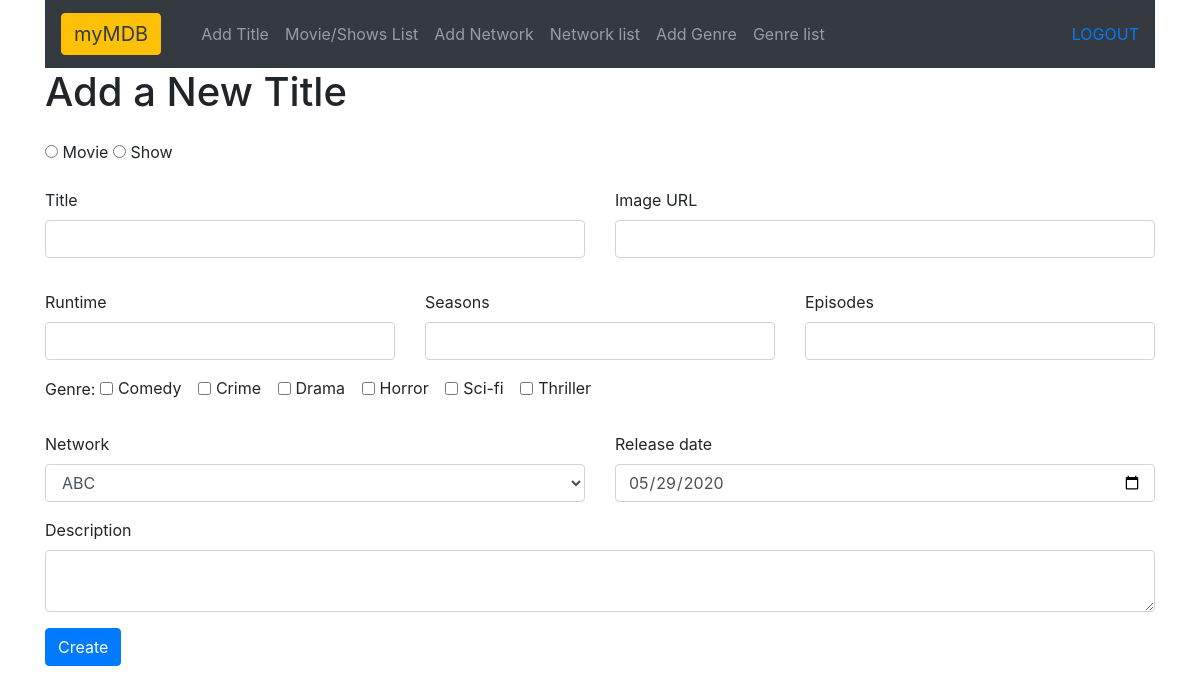
The page /shows/add (signed in) on the database as committed earlier.
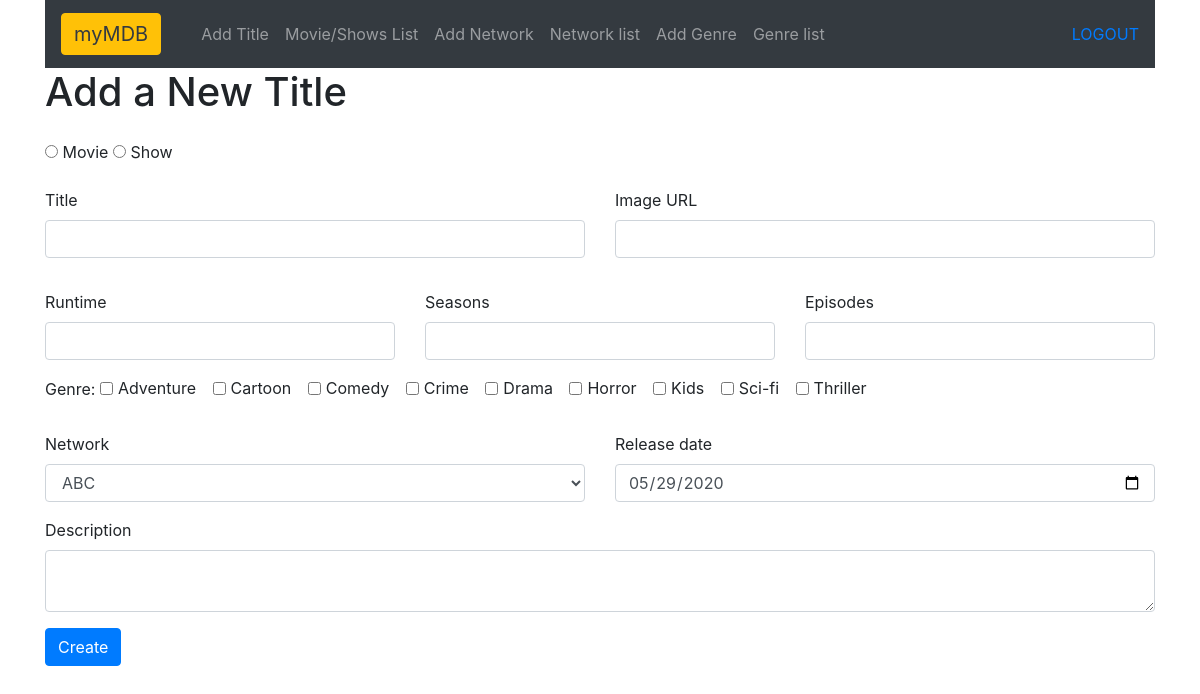
The same page on the database as committed later.
### shows_app/models.py (models this page shows)
class Genre(models.Model):
    user = models.ForeignKey(User, related_name="genres", on_delete=models.CASCADE, null=True)
    name = models.CharField(max_length=255)
    created_at = models.DateTimeField(auto_now_add=True)
    modified_at = models.DateTimeField(auto_now_add=True)
    objects = GenreManager()

### shows_app/views.py (the view)
# urls.py: path('add', views.show_add),
def show_add(request):
    if('logged_in' not in request.session):
        return redirect("/getout")
    context = {
        'networks': Network.objects.all().order_by('name'),
        'genres': Genre.objects.all().order_by('name'),
        'default_date': datetime.now().strftime('%Y-%m-%d'),
    }
    return render(request, 'show_add.html', context)

### shows_app/templates/show_add.html (shortened to what the changed rows need)
<!DOCTYPE html>
<html lang="en">
<head>
    {% load static %}
    <link rel="stylesheet" href="{% static 'css/style.css' %}">
    <link rel="stylesheet" href="https://stackpath.bootstrapcdn.com/bootstrap/4.5.0/css/bootstrap.min.css"
>
</head>
<body>
    <div class="container">
        <form action="/shows/add/create" method="post">
            <div class="form-group row">
                <div class="col">
                    <h1>Add a New Title</h1>
                </div>
            </div>
            <div class="form-group row">
                <div class="col">
                    {% for genre in genres %}
                    <div class="form-group form-check-inline">
                        <input class="form-check-input" type="checkbox" name="genre{{genre.id}}" id="genre{{genre.id}}" value="{{genre.id}}">
                        <label class="form-check-label" for="genre{{genre.id}}">{{genre.name}}</label>
                    </div>
                    {% endfor %}
                </div>
            </div>
        </form>
    </div>
</body>
</html>

Rows that differ between the two databases and show on the page:
added Genre: name "Adventure"
added Genre: name "Cartoon"
added Genre: name "Kids"
